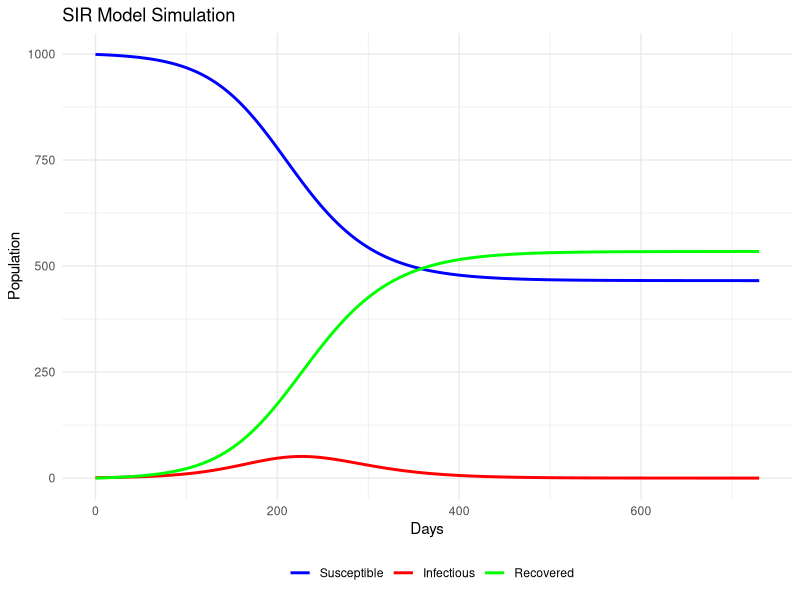
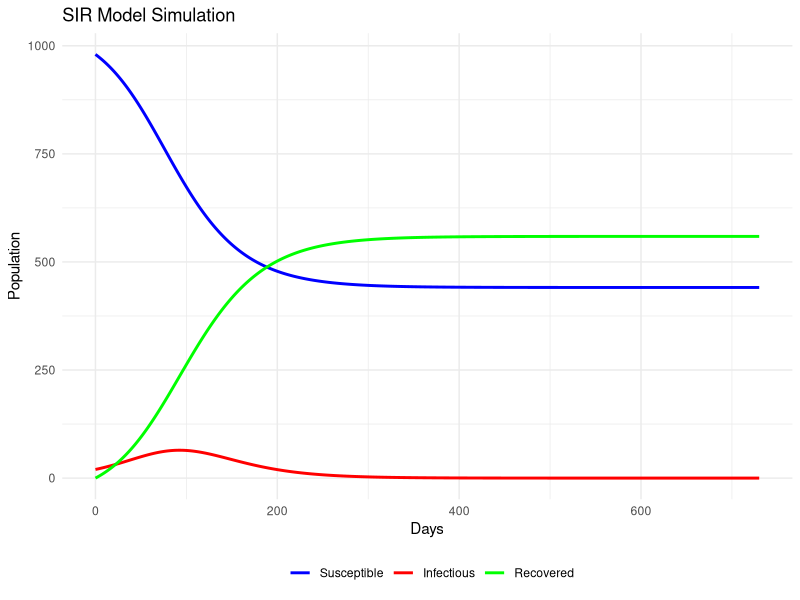
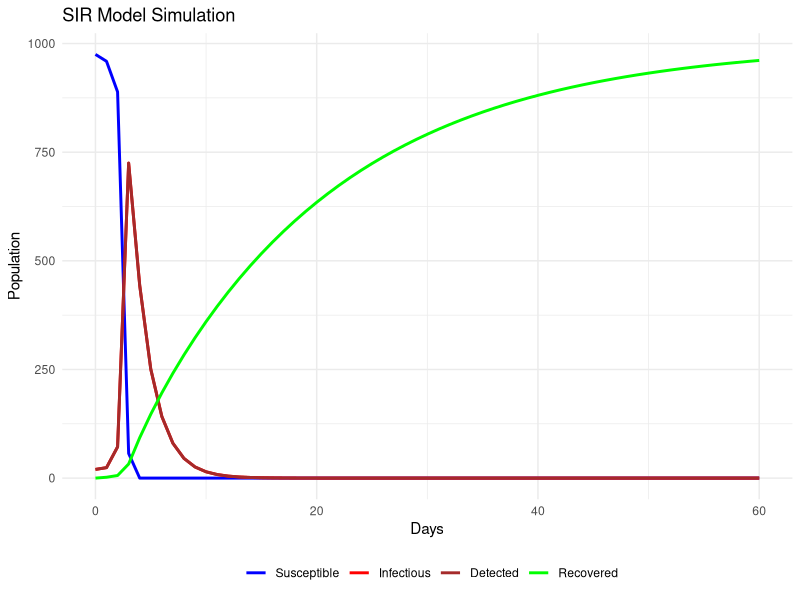

R code for these plots, in order:
## ---- chunk 1
knitr::opts_chunk$set(echo = TRUE)
## ---- chunk 2

library(deSolve)
library(ggplot2)
library(reshape2)

## ---- chunk 3
# Define base parameters 
base_params <- c(
  beta = 0.00008,      # Transmission rate (source=https://www.frontiersin.org/journals/public-health/articles/10.3389/fpubh.2023.1101436/full)
  gamma = 0.056        # Recovery rate for I (same source as above)
  
)

# Define initial state
initial_state <- c(
  S = 999,        # Susceptible
  I = 1,          # Infectious
  R = 0         # Recovered
)

# Define the time sequence for the first 90 days
times <- seq(0, 365*2, by = 1)

# Function to run the model
run_model <- function(params) {
  model <- function(t, state, parameters) {
    with(as.list(c(state, parameters)), {
      dS <- -beta * S * I
      dI <- beta * S * I - gamma * I 
      dR <- gamma * I 
      
      return(list(c(dS, dI, dR)))
    })
  }
  
  # Run the model
  output <- ode(y = initial_state, times = times, func = model, parms = params)
  
  return(as.data.frame(output))
}

# Run the model
output <- run_model(base_params)

output


# Rename columns for clarity
colnames(output) <- c("time", "Susceptible", "Infectious", "Recovered")

# Plot the results
ggplot(data = output, aes(x = time)) +
  geom_line(aes(y = Susceptible, color = "Susceptible"), size = 1) +
  geom_line(aes(y = Infectious, color = "Infectious"), size = 1) +
  geom_line(aes(y = Recovered, color = "Recovered"), size = 1) +
  labs(title = "SIR Model Simulation", x = "Days", y = "Population") +
  scale_color_manual("", 
                     breaks = c("Susceptible", "Infectious", "Recovered"),
                     values = c("blue", "red", "green")) +
  theme_minimal() +
  theme(legend.position = "bottom")


## ---- chunk 4
# Define base parameters 
base_params <- c(
  beta = 0.00008,      # Transmission rate (source=https://www.frontiersin.org/journals/public-health/articles/10.3389/fpubh.2023.1101436/full)
  gamma = 0.056        # Recovery rate for I (same source as above)
  
)

# Define initial state
initial_state <- c(
  S = 980,        # Susceptible
  I = 20,          # Infectious
  R = 0         # Recovered
)

# Define the time sequence for the first 90 days
times <- seq(0, 365*2, by = 1)

# Function to run the model
run_model <- function(params) {
  model <- function(t, state, parameters) {
    with(as.list(c(state, parameters)), {
      dS <- -beta * S * I
      dI <- beta * S * I - gamma * I 
      dR <- gamma * I 
      
      return(list(c(dS, dI, dR)))
    })
  }
  
  # Run the model
  output <- ode(y = initial_state, times = times, func = model, parms = params)
  
  return(as.data.frame(output))
}

# Run the model
output <- run_model(base_params)

output


# Rename columns for clarity
colnames(output) <- c("time", "Susceptible", "Infectious", "Recovered")

# Plot the results
ggplot(data = output, aes(x = time)) +
  geom_line(aes(y = Susceptible, color = "Susceptible"), size = 1) +
  geom_line(aes(y = Infectious, color = "Infectious"), size = 1) +
  geom_line(aes(y = Recovered, color = "Recovered"), size = 1) +
  labs(title = "SIR Model Simulation", x = "Days", y = "Population") +
  scale_color_manual("", 
                     breaks = c("Susceptible", "Infectious", "Recovered"),
                     values = c("blue", "red", "green")) +
  theme_minimal() +
  theme(legend.position = "bottom")


## ---- chunk 5

# Define base parameters 
base_params <- c(
  beta = 0.00008,         # Transmission rate (source=https://www.frontiersin.org/journals/public-health/articles/10.3389/fpubh.2023.1101436/full)
  gamma_I = 0.07,        # Recovery rate for those who were infectious and remained on the general population
  sigma = 0.5,            #Detection rate
  gamma_Id = 0.056        # Recovery rate for thise who were detected
  
)

# Define initial state
initial_state <- c(
  S = 975,        # Susceptible
  I = 20,         # Infectious
  Id = 5,         #Detected population
  R = 0         # Recovered
)

# Define the time sequence for the first 2 years
times <- seq(0, 60, by = 1)

# Function to run the model
run_model <- function(params) {
  model <- function(t, state, parameters) {
    with(as.list(c(state, parameters)), {
      dS <- -beta * S * I*Id
      dI <- beta * S * I*Id - gamma_I * I - sigma*I
      dId <- sigma*I - gamma_Id *Id
      dR <- gamma_I * I + gamma_Id *Id
      
      return(list(c(dS, dI, dId, dR)))
    })
  }
  
  # Run the model
  output <- ode(y = initial_state, times = times, func = model, parms = params)
  
  return(as.data.frame(output))
}

# Run the model
output <- run_model(base_params)

output


# Rename columns for clarity
colnames(output) <- c("time", "Susceptible", "Infectious","Detected", "Recovered")

# Plot the results
ggplot(data = output, aes(x = time)) +
  geom_line(aes(y = Susceptible, color = "Susceptible"), size = 1) +
  geom_line(aes(y = Infectious, color = "Infectious"), size = 1) +
  geom_line(aes(y = Infectious, color = "Detected"), size = 1) +
  geom_line(aes(y = Recovered, color = "Recovered"), size = 1) +
  labs(title = "SIR Model Simulation", x = "Days", y = "Population") +
  scale_color_manual("", 
                     breaks = c("Susceptible", "Infectious", "Detected","Recovered"),
                     values = c("blue", "red","brown", "green")) +
  theme_minimal() +
  theme(legend.position = "bottom")
